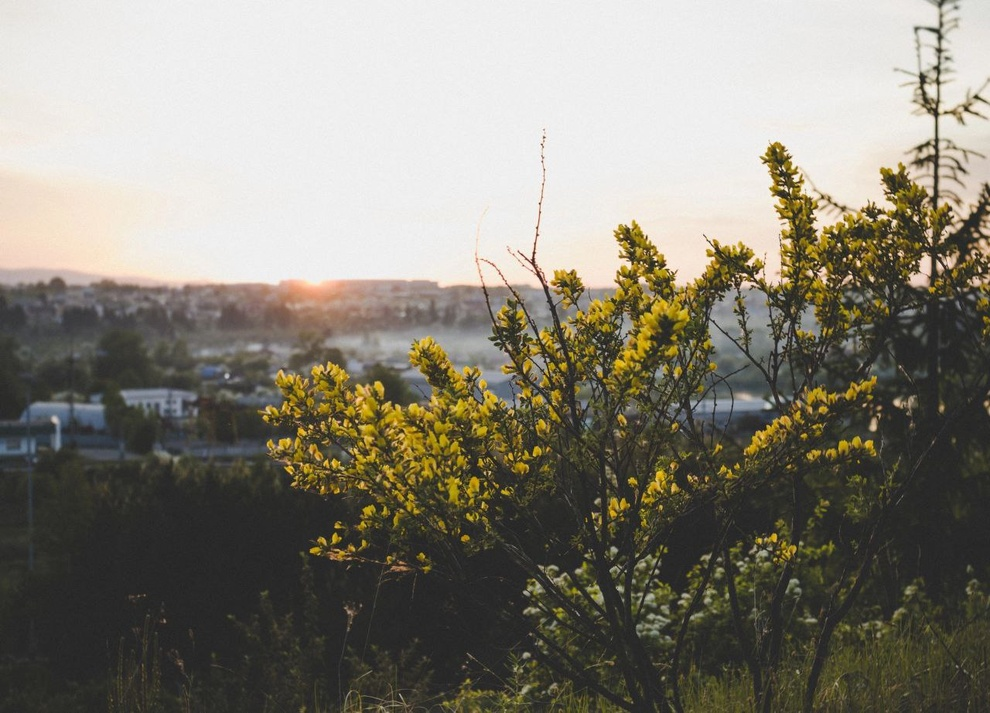
#> input picture pictures/nturaone.jpg, 990 x 713 px, shrunk from 1280 x 922 before the run
$ python filters.py
#> lines starting #> are read from the running program, lines starting #| are printed output that depends on the picture
from loguru import logger
from PIL import Image, ImageFilter


class my_filter:
    @staticmethod
    def get():
        size = (3, 3)
        kernel = (-1, -1, -1, -1, 11, -2, -2, -2, -2)
        scale = 1
        offset = 0
        return ImageFilter.Kernel(size, kernel, scale, offset)


if __name__ == "__main__":
    try:
        original = Image.open("pictures/nturaone.jpg")
#> original is the input picture: PIL image 990x713 RGB; mean R, G, B 133.4, 129.3, 117.8
    except FileNotFoundError:
        logger.error("Файл не найден")
        exit(0)
    im = original.filter(my_filter.get())
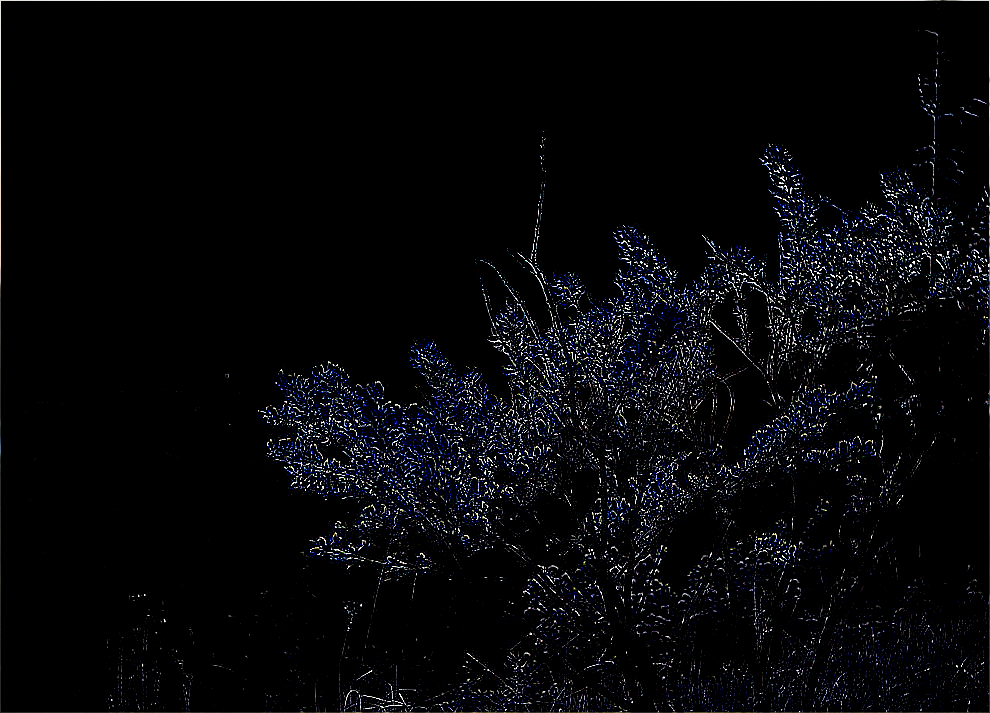
#> im: PIL image 990x713 RGB; mean R, G, B 6.6, 7, 8.9
    im.show()

$ run again, with pictures/nturatwo.jpg copied over pictures/nturaone.jpg
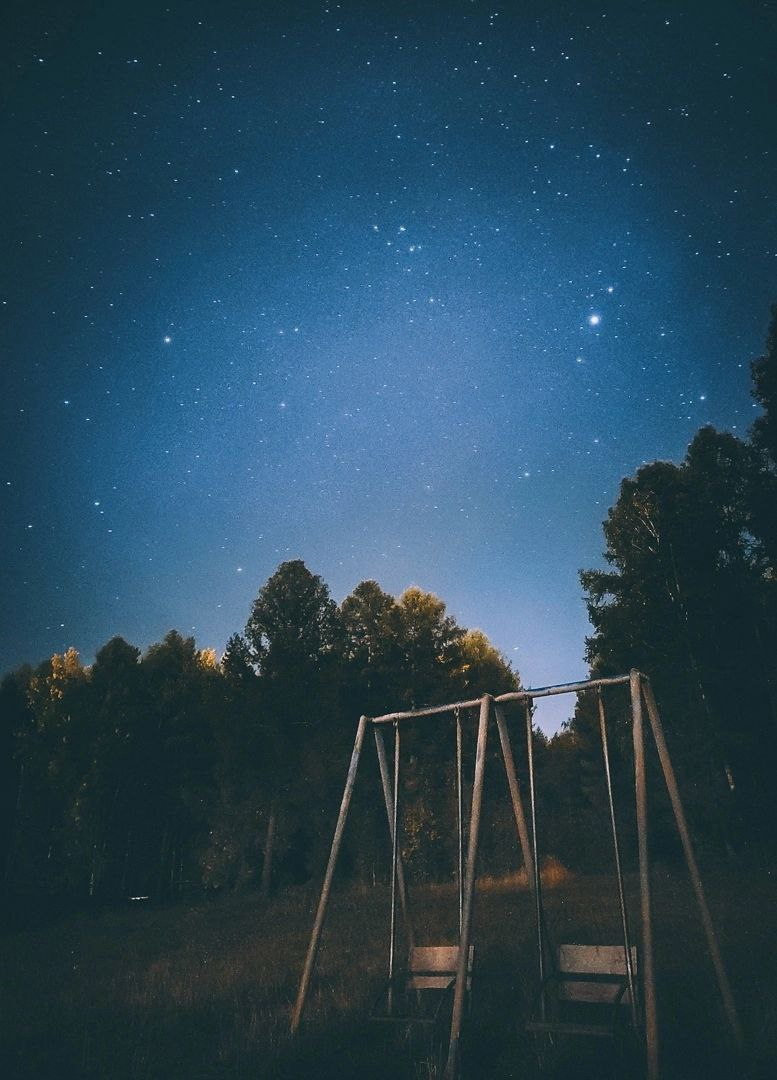
#> input picture pictures/nturatwo.jpg, 777 x 1080 px
#> original is the input picture: PIL image 777x1080 RGB; mean R, G, B 40.4, 69.9, 87.1
#> `im = original.filter(my_filter.get())`:
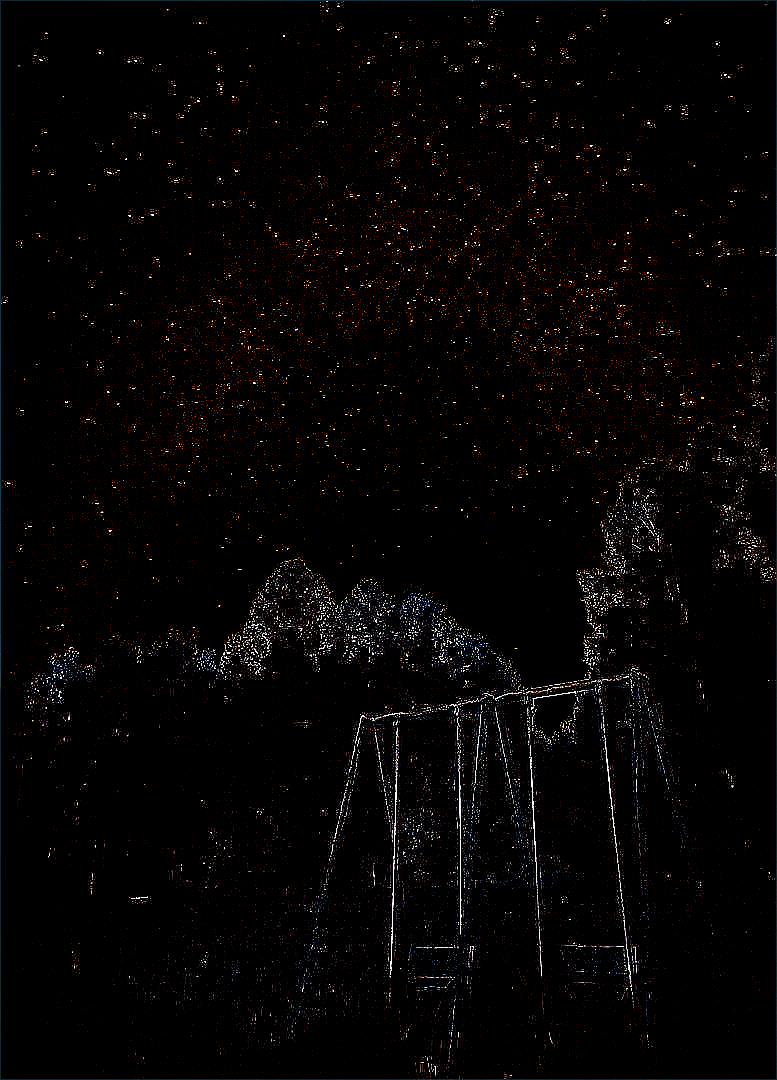
#> im: PIL image 777x1080 RGB; mean R, G, B 5.9, 4.1, 3.9
